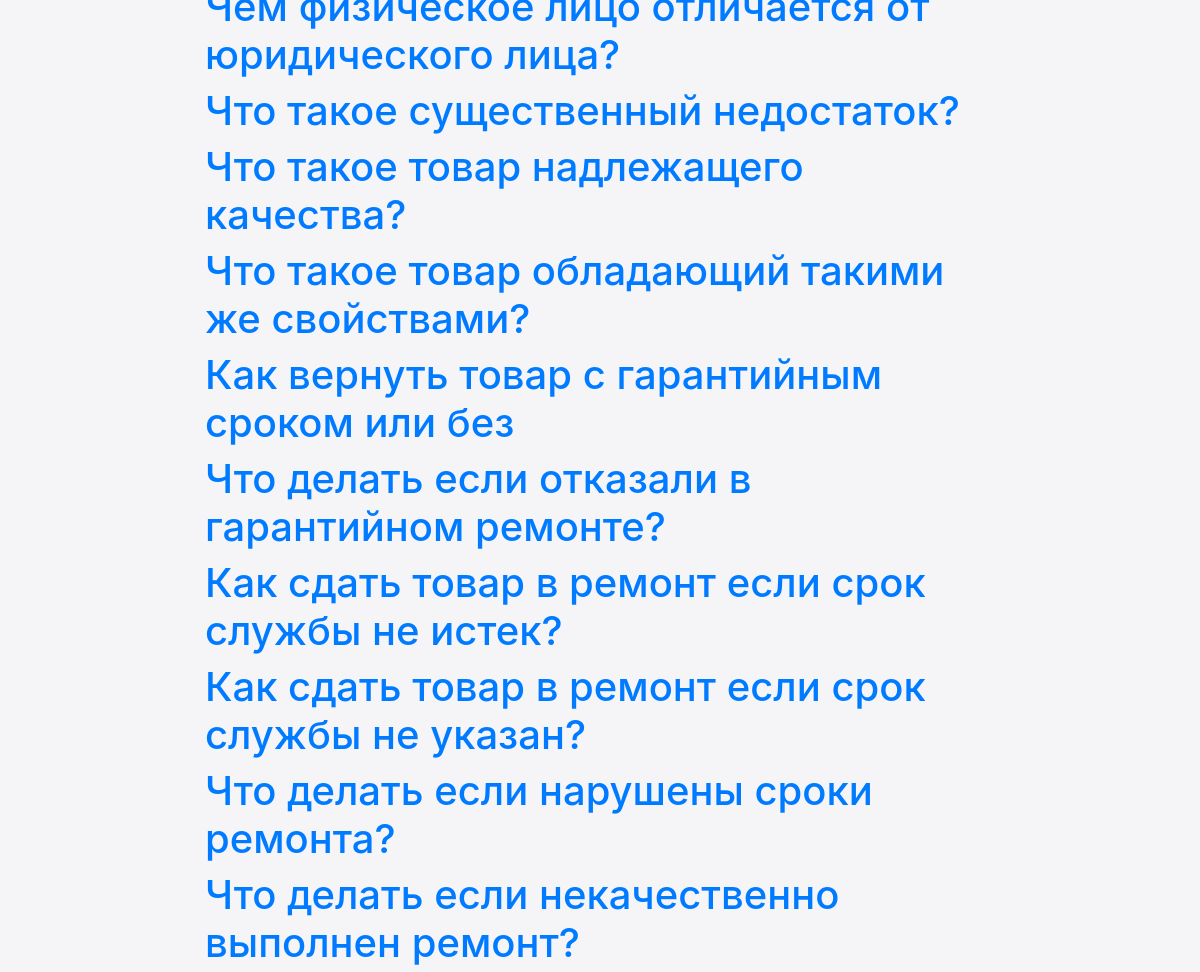
The page /tag_search/ (middle part) on the database as committed earlier.
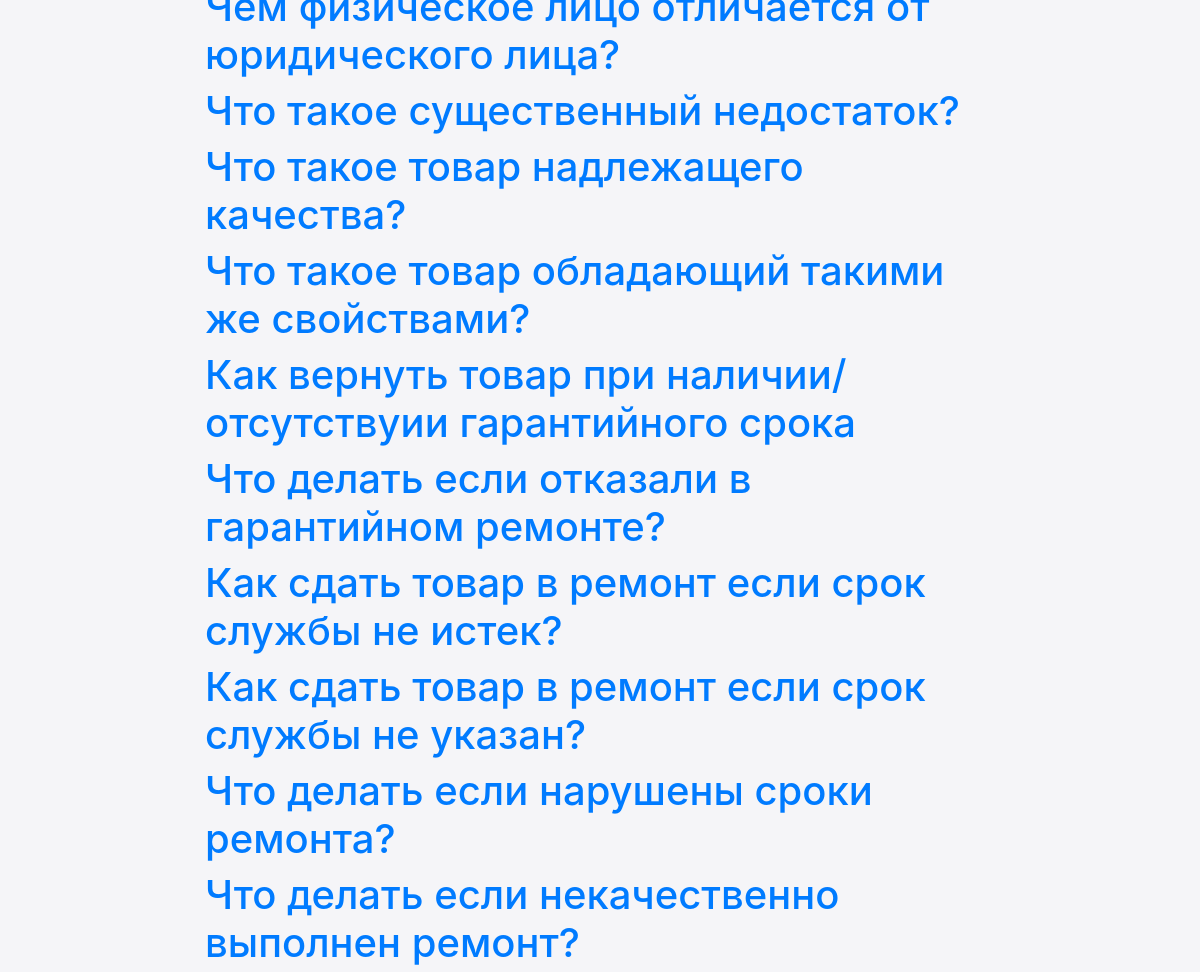
The same page on the database as committed later.
### second_help/models.py (models this page shows, shortened)
class Articles(models.Model):
    name = models.CharField(max_length=125, default="default_name")
    web_url = models.CharField(max_length=1024, verbose_name="Внешняя ссылка", null=True, blank=True)
    document = models.FileField(storage=fs_for_article, verbose_name="Файл документа", null=True, blank=True)
    tags = models.ManyToManyField('Tag')

### second_help/views.py (the view)
# urls.py: path('tag_search/', views.tag_search, name='tag_search'),
def tag_search(request):
    articles = Articles.objects.all()
    if request.method == 'GET':
        form = TagSearchForm(request.GET)
        if form.is_valid():
            tags = form.cleaned_data['tags']
            articles = Articles.objects.filter(tags__in=tags).distinct()
            return render(request, 'all_articles.html', {'articles': articles, 'form': form})
    else:
        form = TagSearchForm()
    return render(request, 'all_articles.html', {'articles': articles, 'form': form})

### second_help/models.py (called while the page is built)
    def __str__(self):
        return self.name

### templates/all_articles.html (shortened to what this page needs)
<!DOCTYPE html>
<html lang="ru">
<html>
<head>
    <link rel="stylesheet" href="https://cdn.jsdelivr.net/npm/bootstrap@4.3.1/dist/css/bootstrap.min.css"
>
    {% load static %}
    <link rel="stylesheet" type="text/css" href="{% static 'css/style.css' %}">
</head>
<body style="background-color: #f5f5f8;">
    <div class="content">
<div class="row">
    <div class="col-lg-8 offset-lg-2">
        {% for article in articles %}
            <h1><a href="/articles/{{article.document}}">{{ article.name }}</a></h1>
        {% empty %}
            <p>Статей не найдено</p>
        {% endfor %}
    </div>
</div>
</div>
</body>
</html>

Rows that differ between the two databases and show on the page:
changed Articles: name "Как вернуть товар с гарантийным сроком или без" → "Как вернуть товар при наличии/отсутствуии гарантийного срока"
